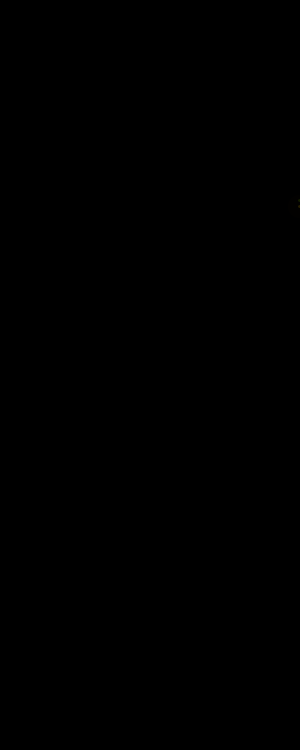
Frame 1 (no input)
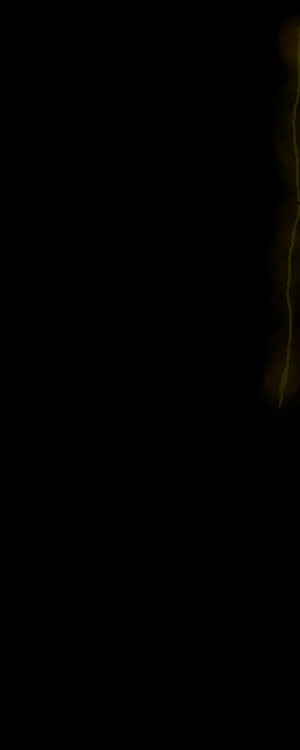
Frame 60 (the mouse pressed at the canvas centre just before this capture)
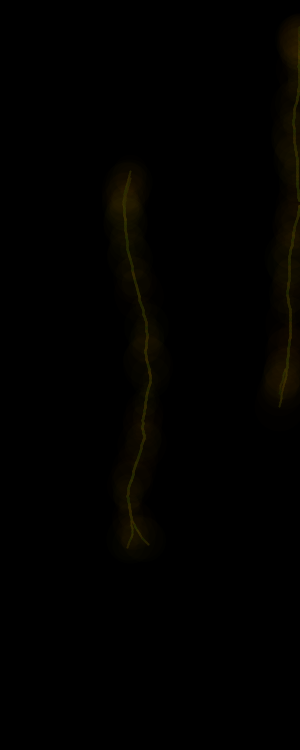
Frame 120 (the mouse held since frame 60 and released just before this capture)

The Processing sketch that drew these frames (run headless with seeded random() and noise(); from frame 60 on, the mouse is pressed at the canvas centre):

// Processing sketch: processing_6019
// ── processing_6019.pde

boolean pause = false; 
 
int maxWalkers = 200; 
int branchLimit = 4; 
int branchFreq = 50; // tree: 10   twisty: 7 
float VELCAP = 1;   //  tree: 1    twisty: 5 
float ACCEL = 0.5;    //  tree: 0.5  twisty: 2 
int ROOT_R = 40; 
int ROOT_G = 30; 
int ROOT_B = 0; 
 
float WEIGHT_MULT = 0.8; 
float WEIGHT_SUB = 1.5; 
float WEIGHT_DIV = 2; 
 
int numWalkers; 
int branchTimer; 
int branchCount; 
int coreX=0, coreY=0; 
 
 
 
class Angle{ 
  Angle(double deg) { 
    a = Math.toRadians(deg); 
  } 
  double a; // in radians 
  double getRadians() { 
    return a; 
  } 
  int getDegrees() { 
    return int( Math.round( Math.toDegrees(a) )); 
  } 
  void setRadians(double rad) { 
    a = rad; 
  } 
  void setDegrees(double deg) { 
    a = Math.toRadians(deg); 
  } 
} 
 
 
class Walker{ 
  float x, y, oldX, oldY; 
  float vx, vy; 
  Angle dir; 
  long dirX, dirY; // defines a direction to grow in 
  float weight; 
 
  Walker(float newx, float newy, Angle a, float w) { 
    //print( newx + ", " + newy + ", " + a.a + "n"); 
    x = newx; 
    y = newy; 
    dir = a; 
    dirX = Math.round( Math.sin( a.getRadians() ) * 3); 
    dirY = Math.round( Math.cos( a.getRadians() ) * 3); 
    //print( dirX + ", " + dirY ); 
    weight = w; 
  } 
 
  void render() { 
    stroke(ROOT_R*random(0.5,1), ROOT_G, ROOT_B); 
    strokeWeight( weight ); 
    line( int(oldX), int(oldY), int(x), int(y)); 
    point(int(x), int(y)); 
     
    // magic number alert! 
    stroke(200, random(120, 255), 0, (15 - weight) / 5 ); 
    strokeWeight( (15-weight)*random(4) ); 
    line( int(oldX), int(oldY), int(x), int(y)); 
  } 
 
  void walk() { 
    oldX = x; 
    oldY = y; 
    float ax = random(-ACCEL, ACCEL); 
    float ay = random(-ACCEL, ACCEL); 
    vx = constrain( vx+ax, -VELCAP, VELCAP); 
    vy = constrain( vy+ay, -VELCAP, VELCAP); 
    x += vx + dirX; 
    y += vy + dirY; 
    x = constrain( x, 0, width-1 ); 
    y = constrain( y, 0, height-1 ); 
  } 
} 
 
Walker[] myWalkers = new Walker[maxWalkers]; 
 
void setup() { 
  smooth(); 
  size(300, 750); 
  background(0); 
  loop(); 
  frameRate(30); 
  
  if (coreX == 0) coreX = round(random( 100, 500 )); 
  if (coreY == 0) coreY = round(random( 100, 500 )); 
 
  drawNew();   
} 
 
void drawNew() { 
  pause = false; 
  myWalkers = new Walker[maxWalkers];   
  numWalkers = 0; 
  branchCount = 0; 
  branchTimer = 0; 
 
  fill(0, 300); 
  noStroke(); 
  rect(0,0,width,height); 
 
  numWalkers = 0; 
  addWalker(0); 
  //addWalker(60); 
  //addWalker(120); 
  addWalker(180); 
  //addWalker(240); 
  //addWalker(300); 
   
   
} 
 
void draw() { 
/*  if (!pause){ 
    noStroke(); 
    fill(255,1); 
    rect(0,0,width,height); 
  } 
  */ 
   
  branchTimer++; 
  int count = numWalkers; 
   
  boolean branch = false; 
  if (branchTimer % branchFreq == 0) { 
    branch = true; 
    branchCount++; 
  } 
 
  for (int x=0; x < count; x++) 
  { 
    if (pause != true) { 
      myWalkers[x].walk(); 
      myWalkers[x].render(); 
    } 
     
    //if ( int(random(0,25)) == 1 ) 
    if (branch) 
    { 
      int degreeChange = int( random( -40, 40 ) ); 
      addWalker(myWalkers[x].x, myWalkers[x].y,  
                (myWalkers[x].dir.getDegrees() + degreeChange)); 
      myWalkers[x].weight = weightCalc(); 
    }         
  } 
 
  if ( branchCount > branchLimit ) { 
    pause = true; 
  } 
} 
 
void addWalker( int degrees ) { 
  addWalker(coreX, coreY, degrees); 
} 
 
void addWalker( float x, float y, int degrees) { 
  if (numWalkers == maxWalkers){ 
    return; 
  } 
  float weight = weightCalc(); 
  //print (branchCount + ", " + weight + "n"); 
  myWalkers[numWalkers] = new Walker(x, y, new Angle(degrees), weight); 
  numWalkers++; 
} 
 
float weightCalc() { 
  return pow(2, (branchLimit - (branchCount * WEIGHT_MULT) - WEIGHT_SUB) / WEIGHT_DIV ); 
} 
 
void mousePressed() { 
  coreX = mouseX; 
  coreY = mouseY; 
  drawNew(); 
} 
